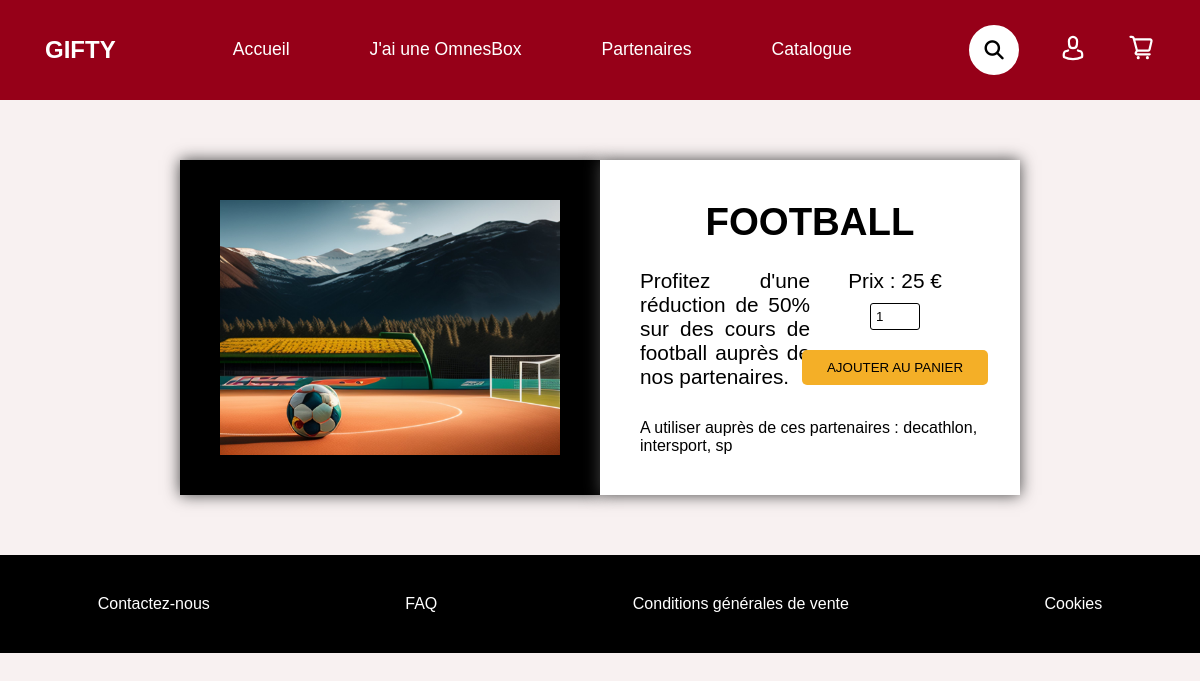
Before: /pages/catalogue_en_savoir_plus.php with the older database file.
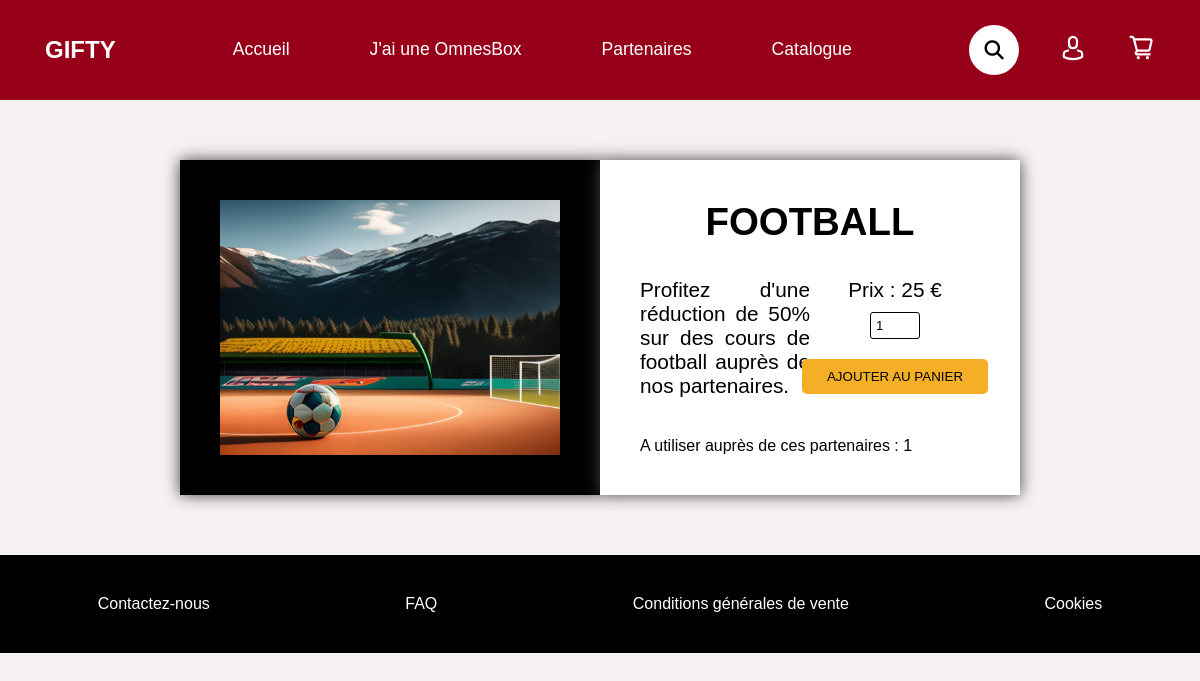
After: the same page with the newer database file.
### tables this page shows
CREATE TABLE Carte
(
    id                int PRIMARY KEY AUTO_INCREMENT,
    date_ajout        date,
    partenaire        varchar(25),
    prix              int,
    nomCarte          varchar(50),
    description_carte varchar(200),
    img               varchar(50),
    mots_clefs        varchar(100)
);

### pages/catalogue_en_savoir_plus.php (the view, shortened to what this page needs)
<!DOCTYPE html>
<html lang="fr">
<head>
    <link rel="stylesheet" href="https://cdnjs.cloudflare.com/ajax/libs/font-awesome/6.4.0/css/all.min.css">
    <link rel="stylesheet" href="../stylesheet/catalogue_en_savoir_plus.css">
    <link rel="stylesheet" href="../stylesheet/main.css">
</head>
<body>
<?php include('menu.php');
include('connexion_base.php');
if(isset($_GET['id'])){
    $id = $_GET['id'];
} else {
    $id = 1;
}
$requete = $bdd->prepare("SELECT id, img, prix, nomCarte, description_carte, partenaire FROM Carte WHERE id=?");
$requete->execute([$id]);
$donnees = $requete->fetch();
?>
<div class="main">
    <div class="image-carte">
        <img src="<?php echo $donnees['img']; ?>" alt="Carte">
    </div>
    <div class="carte-conteneur-droite">
        <h2 class="titre-carte">
            <?php echo $donnees['nomCarte']; ?>
        </h2>
        <div class="conteneur-central-carte-description">
            <div class="conteneur-central">
                <p>
                    <?php echo $donnees['description_carte']; ?>
                </p>
            </div>
            <div class="conteneur-central">
                <p>
                    Prix : <?php echo $donnees['prix']; ?> €
                </p>
                <form method="POST" action="panier.php" class="forme">
                    <input type="number" name="qteCarte" value="1" min="1" class="qte-input">
                    <input type="submit" class="appliquer" value="Ajouter au panier">
                </form>
            </div>
        </div>
        <p>A utiliser auprès de ces partenaires : <?php echo $donnees['partenaire']; ?></p>
    </div>
</div>
<?php
include('footer.php') ?>
</body>
</html>

### pages/menu.php (shortened to what this page needs)
<header>
    <nav class="navbar">
        <a href="#" class="logo">Gifty</a>
        <ul class="nav-links">
            <li><a href="accueil.php" class="active">Accueil</a></li>
            <li><a href="omnesbox.php">J'ai une OmnesBox</a></li>
            <li><a href="partenaires.php">Partenaires</a></li>
            <li><a href="catalogue.php">Catalogue</a></li>
        </ul>
        <ul class="nav-icons">
            <li>
                <form action="" method="get" class="search-form">
                    <div class="search-button">
                        <i class="fa fa-search"></i>
                    </div>
                    <div class="search-button">
                    </div>
                </form>
            </li>
            <li id="account-button"><a href=""><img src="../assets/account.svg" alt="Mon compte" id="compte_img"></a></li>
            <li><a href="panier.php"><img src="../assets/cart.svg" alt="Mon panier" id="panier-button"></a></li>
        </ul>
    </nav>
</header>

### pages/footer.php
<footer>
    <ul class="footer-elements">
        <li><a href="contact.php">Contactez-nous</a></li>
        <li><a href="faq.php">FAQ</a></li>
        <li><a href="conditions.php">Conditions générales de vente</a></li>
        <li><a href="cookies.php">Cookies</a></li>
    </ul>
</footer>

### stylesheet/catalogue_en_savoir_plus.css (style rules this page uses)
.main { display: flex; justify-content: center; padding: 5% 15% ; }
.titre-carte { text-align: center; text-transform: uppercase; font-size: 2.4em; }
.conteneur-central p { font-size: 1.3em; text-align: justify; }
.image-carte, .carte-conteneur-droite { width: 50%; padding: 40px; box-shadow: 0 0 15px rgb(67, 67, 67); }
.image-carte { background-color: black; }
.carte-conteneur-droite { background-color: white; display: flex; flex-direction: column; justify-content: space-between; }
.conteneur-central-carte-description { display: flex; justify-content: space-between; }
.image-carte img { display: block; width: 100%; height: 100%; }
.conteneur-central { width: 50%; display: flex; flex-direction: column; align-items: center; justify-content: space-between; }
.forme { display: flex; justify-content: space-between; flex-direction: column; align-items: center; }
.appliquer { padding: 10px 25px; margin: 10px 0; background-color: #f4af27; border-radius: 5px; color: black; border: 0; text-transform: uppercase; width: 100%; }
.qte-input { border: 1px solid black; outline: 0; width: 50px; padding: 5px; border-radius: 3px; margin: 10px 0; }

### stylesheet/main.css (style rules this page uses)
* { padding: 0; margin: 0; box-sizing: border-box; text-decoration: none; list-style: none; font-family: "DINAlternate-Bold.ttf", sans-serif; }
body { background-color: #F8F1F1; }
.navbar { background-color: #960018; padding: 25px; display: flex; justify-content: space-between; align-items: center; position: relative; }
.logo { text-transform: uppercase; font-size: 1.5em; font-weight: bold; padding: 0 20px; }
.navbar a { color: white; }
.nav-links { display: flex; align-items: center; justify-content: space-between; }
.nav-links li a::after { content: ""; display: block; height: 2px; background-color: transparent; margin: auto; width: 0; transition: all 0.3s ease; }
.nav-links li { padding: 0 40px; font-size: 1.1em; }
.nav-icons { display: flex; align-items: center; }
.nav-icons li { padding: 0 20px; }
.nav-icons li a img { width: 28px; }
.search-form { background-color: white; width: 50px; height: 50px; position: relative; border: 5px solid white; border-radius: 25px; transition: all 0.5s ease; }
.search-button { display: flex; justify-content: center; align-items: center; position: absolute; right: 0; background-color: white; border: none; border-radius: 20px; color: black; width: 40px; font-size: 1.2em; height: 100%; transition: all 0.5s ease; }
footer { background-color: black; }
.footer-elements { display: flex; justify-content: space-around; align-items: center; padding: 40px 0; }
.footer-elements li a { color: white; }

Changed rows visible on the page:
changed carte "FOOTBALL": partenaire "decathlon, intersport, sp" → "1"
